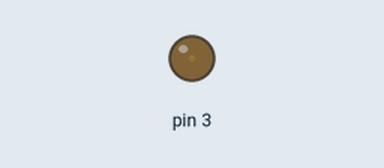
This sketch was run on a simulated Arduino Uno, built with avr-gcc and run on an emulated ATmega328P. Parts: output pins drawn as LEDs (lit = HIGH).

Above: at 0.05 s.
At 1.15 s:
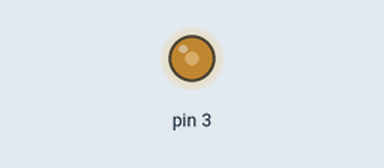
At 2.3 s:
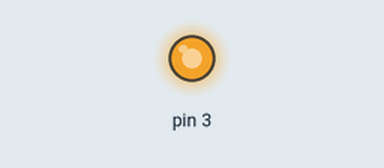
At 4.6 s:
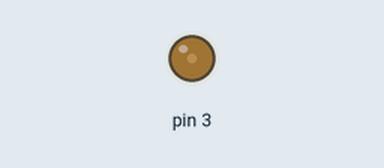
Timing chart, 0 to 6.7 s (numbered marks = the images above):
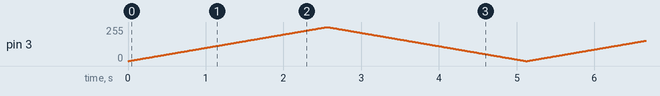

The sketch:

sketch_nov05b.ino
```cpp
void setup() {
 pinMode(3, OUTPUT);
}

void loop() {
  int x=0;

  while(x<=255){
    analogWrite(3,x);
    delay(10);
    x=x+1;
  }
int y=255;
  while(y>=0){
    analogWrite(3,y);
    delay(10);
    y=y-1;
  }
}
```
